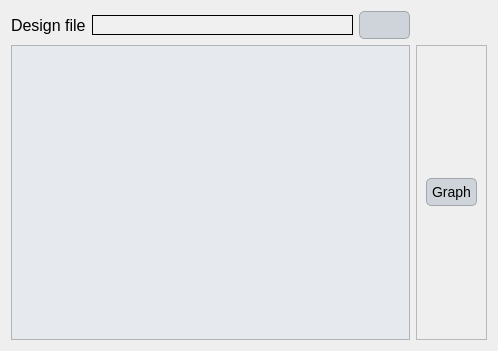
<?xml version="1.0" encoding="UTF-8"?>
<ui version="4.0">
 <class>Dialog</class>
 <widget class="QDialog" name="Dialog">
  <property name="geometry">
   <rect>
    <x>0</x>
    <y>0</y>
    <width>498</width>
    <height>351</height>
   </rect>
  </property>
  <property name="windowTitle">
   <string>Dialog</string>
  </property>
  <property name="styleSheet">
   <string notr="true">QLabel {
    font-family: 'Georgia'; /* Cambiar la fuente a Georgia */
    font-size: 16px; /* Cambiar el tamaño de la fuente */
    color: #000000; /* Color del texto (blanco) */
}

QLineEdit {
    font-family: 'Georgia'; /* Cambiar la fuente a Georgia */
    font-size: 14px; /* Cambiar el tamaño de la fuente */
    color: #000000; /* Color del texto (blanco) */
    background-color: #f0f0f0; /* Color de fondo del QLineEdit */
    border: 1px solid #000000; /* Borde blanco */
}

QComboBox {
    font-family: 'Georgia'; /* Cambiar la fuente a Georgia */
    font-size: 14px; /* Cambiar el tamaño de la fuente */
    color: #000000; /* Color del texto (blanco) */
    background-color: #cfd4da; /* Fondo oscuro del ComboBox */
}

QRadioButton {
    font-family: 'Georgia'; /* Cambiar la fuente a Georgia */
    font-size: 14px; /* Cambiar el tamaño de la fuente */
    color: #000000; /* Color del texto (blanco) */
}

QCheckBox {
    font-family: 'Georgia'; /* Cambiar la fuente a Georgia */
    font-size: 14px; /* Cambiar el tamaño de la fuente */
    color: #000000; /* Color del texto (blanco) */
}

/* Cambiar la fuente y estilo de los QPushButton */
QPushButton {
    font-family: 'Georgia'; /* Cambiar la fuente */
    font-size: 14px; /* Cambiar el tamaño de la fuente */
    color: #000000; /* Color del texto negro */
    background-color: #cfd4da; /* Fondo gris claro */
    border: 1px solid #a1a6ad; /* Borde gris medio */
    border-radius: 5px; /* Bordes redondeados */
    padding: 5px; /* Espaciado interno */
}

/* Estilo cuando el ratón pasa sobre el botón */
QPushButton:hover {
    color: #000000; /* Mantener el texto negro */
    background-color: #b7bcc3; /* Fondo gris un poco más oscuro al pasar el mouse */
}

/* Estilo cuando el botón está presionado */
QPushButton:pressed {
    background-color: #a6acb3; /* Fondo ligeramente más oscuro al presionar */
    color: #000000; /* Mantener el texto negro cuando se presiona */
}



/* Estilo general para QTableWidget y QTableView */
QTableWidget, QTableView {
    font-family: 'Georgia'; /* Cambiar la fuente a Georgia */
    font-size: 14px; /* Tamaño de la fuente */
    color: #000000; /* Color del texto negro */
    background-color: #e6e9ed; /* Fondo gris claro para la tabla */
    gridline-color: #a1a6ad; /* Color de las líneas de la tabla (gris medio) */
    selection-background-color: #b7bcc3; /* Color de fondo cuando se selecciona una celda (gris suave) */
    selection-color: #000000; /* Color del texto cuando la celda está seleccionada (negro) */
}

/* Estilo para el encabezado horizontal de la tabla */
QHeaderView::section {
    font-family: 'Georgia'; /* Cambiar la fuente a Georgia */
    font-size: 14px; /* Tamaño de la fuente */
    color: #000000; /* Color del texto negro */
    background-color: #cfd4da; /* Fondo gris claro del encabezado */
    border: 1px solid #a1a6ad; /* Borde gris medio entre las secciones */
    padding: 4px; /* Espaciado interno en el encabezado */
}

/* Estilo para las celdas de la tabla al pasar el mouse */
QTableWidget::item:hover, QTableView::item:hover {
    background-color: #b7bcc3; /* Fondo gris suave al pasar el mouse */
    color: #000000; /* Mantener el texto negro */
}

/* Estilo para las celdas cuando están seleccionadas */
QTableWidget::item:selected, QTableView::item:selected {
    background-color: #a6acb3; /* Fondo gris intermedio cuando está seleccionado */
    color: #000000; /* Texto negro cuando está seleccionado */
}

/* Ajustar el tamaño de las celdas */
QTableWidget::item, QTableView::item {
    padding: 4px; /* Espaciado interno de las celdas */
}

/* Estilo para el borde inferior de la tabla */
QTableCornerButton::section {
    background-color: #cfd4da; /* Fondo del botón de esquina */
    border: 1px solid #a1a6ad; /* Borde gris medio del botón de esquina */
}</string>
  </property>
  <layout class="QGridLayout" name="gridLayout_2">
   <item row="0" column="0">
    <layout class="QHBoxLayout" name="horizontalLayout">
     <item>
      <widget class="QLabel" name="label">
       <property name="text">
        <string>Design file</string>
       </property>
      </widget>
     </item>
     <item>
      <widget class="QLineEdit" name="design_file">
       <property name="alignment">
        <set>Qt::AlignCenter</set>
       </property>
      </widget>
     </item>
     <item>
      <widget class="QPushButton" name="browse_design">
       <property name="text">
        <string/>
       </property>
      </widget>
     </item>
    </layout>
   </item>
   <item row="1" column="0">
    <widget class="QTableWidget" name="tableWidget"/>
   </item>
   <item row="1" column="1">
    <widget class="QFrame" name="frame">
     <property name="frameShape">
      <enum>QFrame::StyledPanel</enum>
     </property>
     <property name="frameShadow">
      <enum>QFrame::Raised</enum>
     </property>
     <layout class="QGridLayout" name="gridLayout">
      <item row="0" column="0">
       <widget class="QPushButton" name="graph">
        <property name="text">
         <string>Graph</string>
        </property>
       </widget>
      </item>
     </layout>
    </widget>
   </item>
  </layout>
 </widget>
 <resources/>
 <connections/>
</ui>
